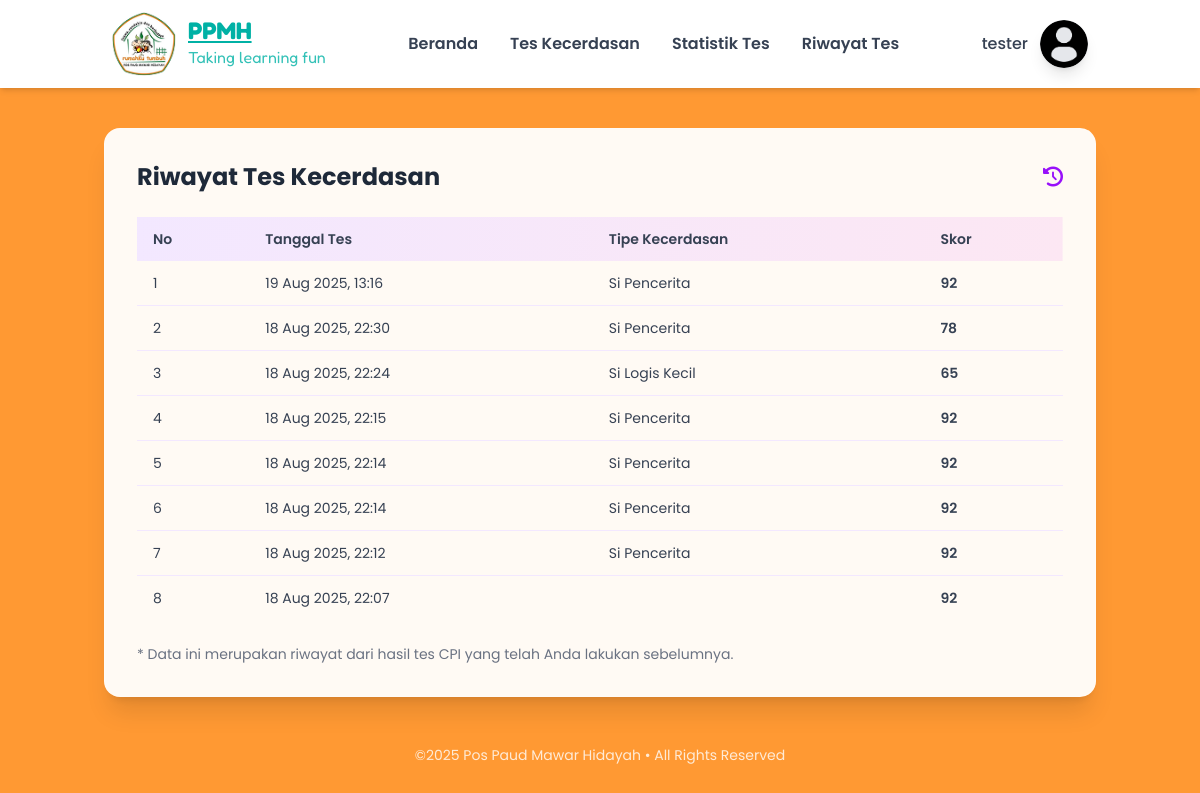
Page /pages/pengguna/riwayat_tes.php (signed in) on the committed database.
### tables this page shows
CREATE TABLE `pengguna_detail` (
  `user_id` int NOT NULL,
  `nama_anak` varchar(50) NOT NULL,
  `kelas` enum('A1','B1','B2') NOT NULL,
  `jenis_kelamin` enum('Laki-Laki','Perempuan') NOT NULL,
  `nama_orangtua` varchar(50) NOT NULL,
  `nomor_telepon` varchar(25) NOT NULL,
  `created_at` datetime DEFAULT CURRENT_TIMESTAMP
);

CREATE TABLE `hasil_cpi` (
  `id` int NOT NULL,
  `user_id` int NOT NULL,
  `nilai_cpi` decimal(5,2) NOT NULL,
  `kategori_iq` varchar(50) DEFAULT NULL,
  `tipe_kecerdasan` varchar(50) DEFAULT NULL,
  `tanggal_tes` datetime DEFAULT CURRENT_TIMESTAMP
);

### config/config.php (called while the page is built, shortened)
<?php
$connect = mysqli_connect("localhost", "root", "", "db_ppmh");
function getPenggunaById($id)
{
    global $connect;
    $query = mysqli_query($connect, "SELECT u.email, p.* FROM users u JOIN pengguna_detail p ON u.id = p.user_id WHERE u.id = '$id'");
    return mysqli_fetch_assoc($query);
}

### pages/pengguna/riwayat_tes.php (the view, shortened to what this page needs)
<?php
include '../../config/config.php';
$pengguna = getPenggunaById($_SESSION['pengguna']['id']);
$user_id = $pengguna['user_id'];
function getRiwayatTesByUserId($connect, $userId): array
{
    $sql = "SELECT nilai_cpi, kategori_iq, tipe_kecerdasan, tanggal_tes
            FROM hasil_cpi
            WHERE user_id = ?
            ORDER BY tanggal_tes DESC";
    $stmt = $connect->prepare($sql);
    $stmt->bind_param("i", $userId);
    $stmt->execute();
    $result = $stmt->get_result();
    $riwayat = [];
    while ($row = $result->fetch_assoc()) {
        $riwayat[] = $row;
    }
    return $riwayat;
}
$riwayatTes = getRiwayatTesByUserId($connect, $user_id);
?>
<!DOCTYPE html>
<html lang="id">
<head>
    <link rel="stylesheet" href="../../src/styles/style.css">
    <link rel="stylesheet" href="https://cdnjs.cloudflare.com/ajax/libs/font-awesome/6.0.0/css/all.min.css">
</head>
<body class="font-[poppins] text-gray-800 overflow-x-hidden bg-secondary-400">
    <?php include '../../components/user/navbar.php'; ?>
    <div class="container mx-auto px-4 py-10">
        <div class="bg-white/95 backdrop-blur-sm rounded-2xl shadow-xl p-8 border border-white/20">
            <div class="flex items-center justify-between mb-6">
                <h1 class="text-2xl font-bold text-gray-800">Riwayat Tes Kecerdasan</h1>
                <i class="fa-solid fa-clock-rotate-left text-xl text-purple-600"></i>
            </div>
            <div class="overflow-x-auto">
                <table class="min-w-full text-sm text-gray-700">
                    <thead class="bg-gradient-to-r from-purple-100 to-pink-100 text-left">
                        <tr>
                            <th class="px-4 py-3 font-semibold">No</th>
                            <th class="px-4 py-3 font-semibold">Tanggal Tes</th>
                            <th class="px-4 py-3 font-semibold">Tipe Kecerdasan</th>
                            <th class="px-4 py-3 font-semibold">Skor</th>
                        </tr>
                    </thead>
                    <tbody class="divide-y divide-purple-100">
                        <?php if (empty($riwayatTes)): ?>
                            <tr>
                                <td colspan="5" class="px-4 py-4 text-center text-gray-500 italic">Belum ada data tes yang tersedia.</td>
                            </tr>
                        <?php else: ?>
                            <?php foreach ($riwayatTes as $i => $tes): ?>
                                <tr class="hover:bg-purple-50 transition">
                                    <td class="px-4 py-3"><?= $i + 1 ?></td>
                                    <td class="px-4 py-3"><?= date('d M Y, H:i', strtotime($tes['tanggal_tes'])) ?></td>
                                    <td class="px-4 py-3"><?= htmlspecialchars($tes['tipe_kecerdasan']) ?></td>
                                    <td class="px-4 py-3 font-semibold"><?= round($tes['nilai_cpi']) ?></td>
                                </tr>
                            <?php endforeach; ?>
                        <?php endif; ?>
                    </tbody>
                </table>
            </div>
            <div class="mt-6 text-sm text-gray-500">
                <p>* Data ini merupakan riwayat dari hasil tes CPI yang telah Anda lakukan sebelumnya.</p>
            </div>
        </div>
        <footer class="text-center mt-12 text-white/80 text-sm">
            <p>©2025 Pos Paud Mawar Hidayah • All Rights Reserved</p>
        </footer>
    </div>
</body>
</html>

### components/user/profile.php (shortened to what this page needs)
<ul class="relative flex-col md:flex-row list-none items-center hidden md:flex">
    <a class="text-gray-500 block" href="#pablo" onclick="openDropdown(event,'user-dropdown')">
        <div class="flex items-center gap-x-3">
            <span class="text-md font-medium text-gray-700">
                <?= htmlspecialchars($pengguna['nama_anak']) ?>
            </span>
            <span class="w-12 h-12 text-sm text-white bg-gray-200 inline-flex items-center justify-center rounded-full">
                <img alt="..." class="w-full rounded-full align-middle border-none shadow-lg" src="../../src/images/Profile.png" />
            </span>
        </div>
    </a>
</ul>

### rows in the picture
pengguna_detail: nama_anak "tester"
hasil_cpi: tanggal_tes "19 Aug 2025, 13:16", tipe_kecerdasan "Si Pencerita", nilai_cpi "92"
hasil_cpi: tanggal_tes "18 Aug 2025, 22:30", tipe_kecerdasan "Si Pencerita", nilai_cpi "78"
hasil_cpi: tanggal_tes "18 Aug 2025, 22:24", tipe_kecerdasan "Si Logis Kecil", nilai_cpi "65"
hasil_cpi: tanggal_tes "18 Aug 2025, 22:15", tipe_kecerdasan "Si Pencerita", nilai_cpi "92"
hasil_cpi: tanggal_tes "18 Aug 2025, 22:14", tipe_kecerdasan "Si Pencerita", nilai_cpi "92"
hasil_cpi: tanggal_tes "18 Aug 2025, 22:14", tipe_kecerdasan "Si Pencerita", nilai_cpi "92"
hasil_cpi: tanggal_tes "18 Aug 2025, 22:12", tipe_kecerdasan "Si Pencerita", nilai_cpi "92"
hasil_cpi: tanggal_tes "18 Aug 2025, 22:07", nilai_cpi "92"
